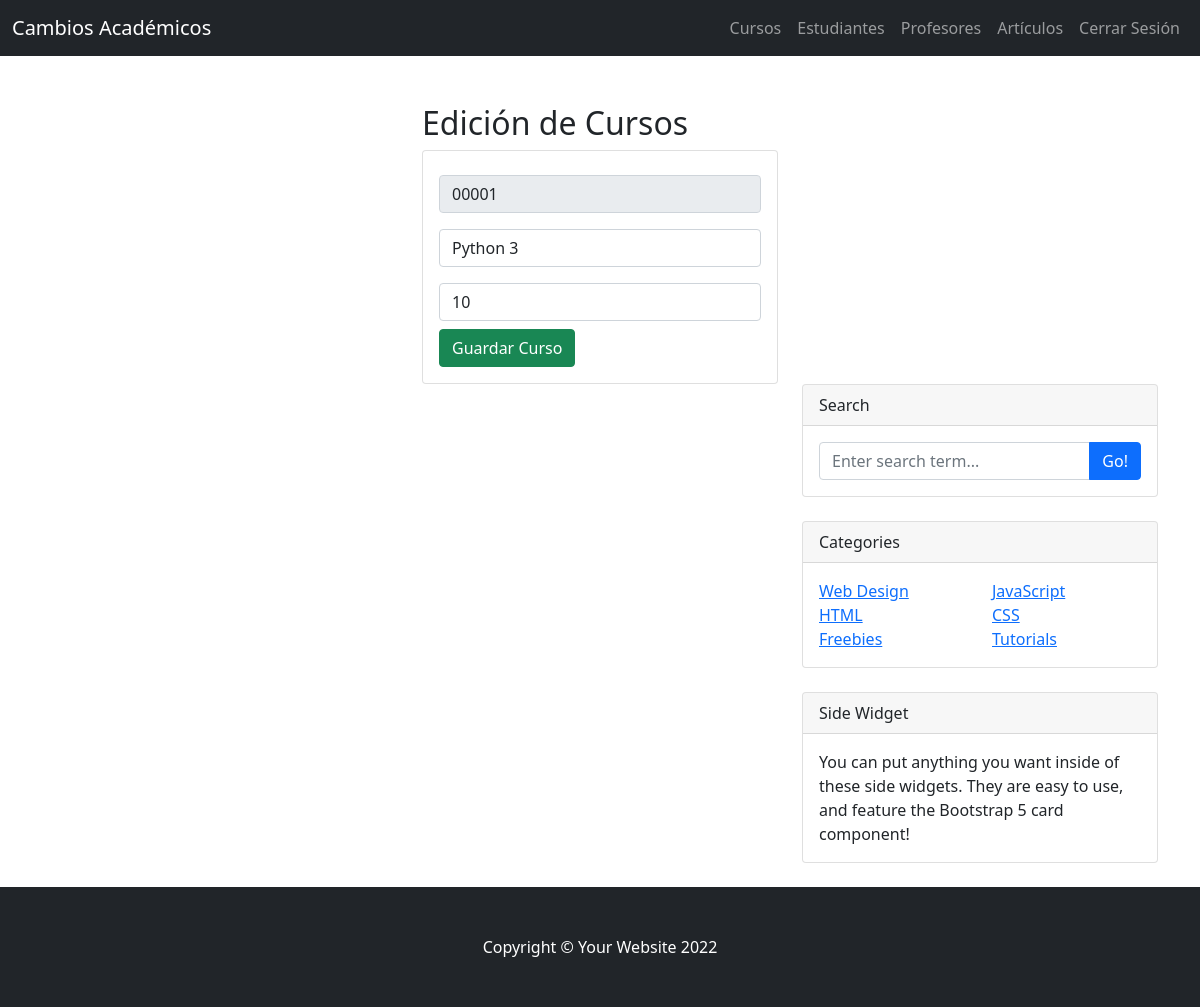
Page /EditarCurso/00001 on the committed database.
### blog/models.py (models this page shows, shortened)
class Curso(models.Model):
    codigo = models.CharField(primary_key=True, max_length=5)
    nombre = models.CharField(max_length=50)
    creditos = models.PositiveSmallIntegerField()

### blog/views.py (the view)
# urls.py: path('EditarCurso/<codigo>', views.EditarCurso),
def EditarCurso(request, codigo):
    curso = Curso.objects.get(codigo=codigo)
    return render(request, "EditarCurso.html", {"curso": curso})

### blog/templates/EditarCurso.html (shortened to what this page needs)
{% extends "./index.html" %}
{% load static %}
{% block body %}
<div class="row">
    <div class="col-md-4 offset-md-4">
        <h2>Edición de Cursos</h2>
        <div class="card">
            <div class="card-body">
                <form action="/EditCurso/" method="POST">{% csrf_token %}
                    <div class="form-group py-2">
                        <input type="text" id="CodigoTxt" name="CodigoTxt" value="{{curso.codigo}}" class="form-control"
                        placeholder="Codigo" minlength="5" maxlength="5" readonly required>
                    </div>
                    <div class="form-group py-2">
                        <input type="text" id="NombreTxt" name="NombreTxt" value="{{curso.nombre}}" class="form-control"
                        placeholder="Nombre" maxlength="50" required>
                    </div>
                    <div class="form-group py-2">
                        <input type="text" id="CreditosNum" name="CreditosNum" value="{{curso.creditos}}" class="form-control"
                        min="1" max="10" value="1" required>
                    </div>
                    <div class="form-group">
                       <button type="submit" class="btn btn-success btn-block text-white">Guardar Curso</button>
                    </div>
                </form>
            </div>
        </div>
    </div>
</div>
{% endblock %}

### rows in the picture
Curso: CodigoTxt "00001", NombreTxt "Python 3", CreditosNum "10"
